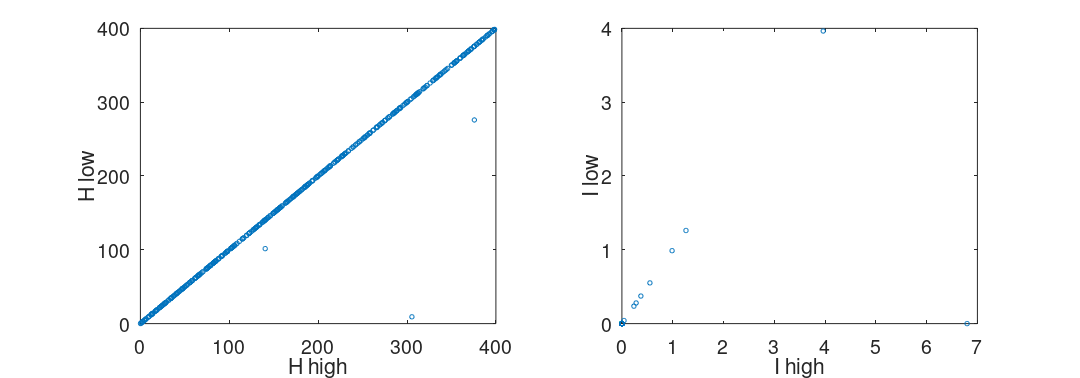
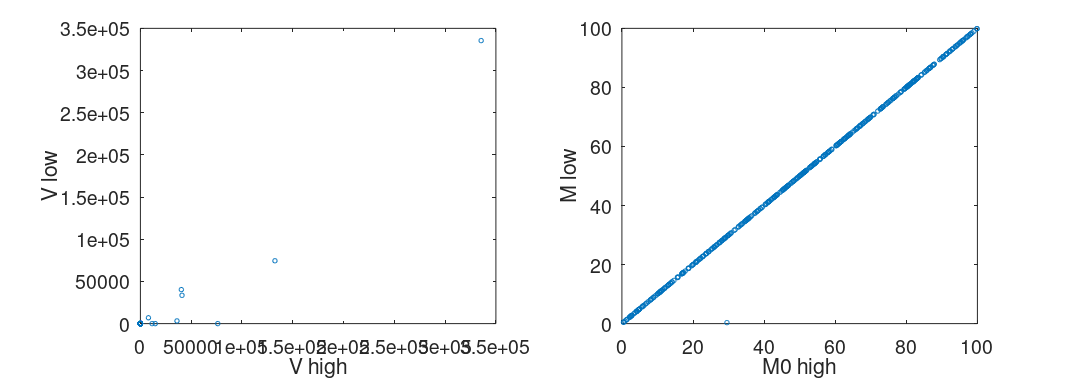
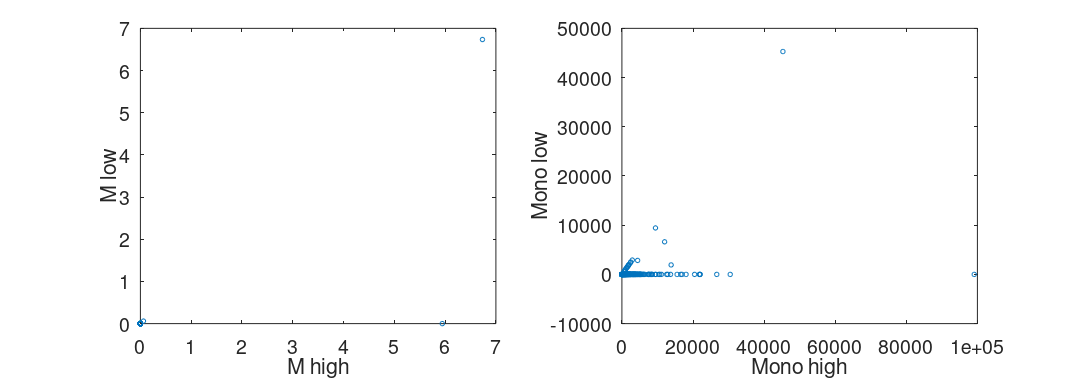
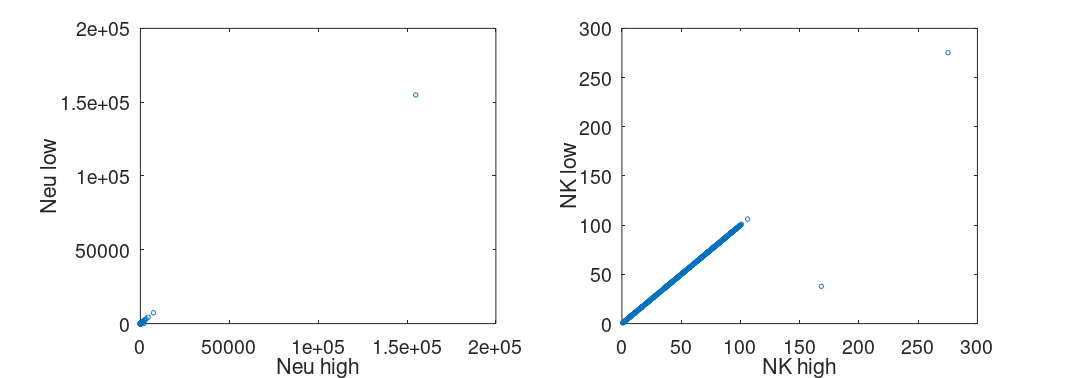

The MATLAB source for these figures, in order:
% plot distribution of variables at different parameters
multi_ss = importdata('merged_multi_ss_488.txt');

%%%%%%%%%%%%%%%%%%%%%%%%%%%%%%%%%%%%%%%%%%%%%%%%%%%%%%%%%%%%%%%%%%%%%%%%%%%
% plot figures
figure;
xSize = 20; X=xSize; ySize = 7;xLeft = (xSize-xSize)/2; Y=ySize; yTop = (ySize-ySize)/2;
set(gcf,'PaperPosition',[xLeft yTop xSize ySize]);set(gcf,'Position',[X Y xSize*50 ySize*55]);
hold on;
subplot(1,2,1); hold on; set(gca,'Fontsize',26); box on;
scatter(multi_ss(:, 3), multi_ss(:, 4)); hold on;
xlabel('H high'); ylabel('H low');
hold on;

subplot(1,2,2); hold on; set(gca,'Fontsize',26); box on;
scatter(multi_ss(:, 5), multi_ss(:, 6)); hold on;
xlabel('I high'); ylabel('I low');
hold off;

% plot figures
figure;
xSize = 20; X=xSize; ySize = 7;xLeft = (xSize-xSize)/2; Y=ySize; yTop = (ySize-ySize)/2;
set(gcf,'PaperPosition',[xLeft yTop xSize ySize]);set(gcf,'Position',[X Y xSize*50 ySize*55]);
hold on;
subplot(1,2,1); hold on; set(gca,'Fontsize',26); box on;
scatter(multi_ss(:, 7), multi_ss(:, 8)); hold on;
xlabel('V high'); ylabel('V low');
hold on;

subplot(1,2,2); hold on; set(gca,'Fontsize',26); box on;
scatter(multi_ss(:, 9) + multi_ss(:, 11), multi_ss(:, 10) +multi_ss(:, 12)); hold on;
xlabel('M0 high'); ylabel('M low');
hold off;

% plot figures
figure;
xSize = 20; X=xSize; ySize = 7;xLeft = (xSize-xSize)/2; Y=ySize; yTop = (ySize-ySize)/2;
set(gcf,'PaperPosition',[xLeft yTop xSize ySize]);set(gcf,'Position',[X Y xSize*50 ySize*55]);
hold on;
subplot(1,2,1); hold on; set(gca,'Fontsize',26); box on;
scatter(multi_ss(:, 11), multi_ss(:, 12)); hold on;
xlabel('M high'); ylabel('M low');
hold on;

subplot(1,2,2); hold on; set(gca,'Fontsize',26); box on;
scatter(multi_ss(:, 13), multi_ss(:, 14)); hold on;
xlabel('Mono high'); ylabel('Mono low');
hold off;

% plot figures
figure;
xSize = 20; X=xSize; ySize = 7;xLeft = (xSize-xSize)/2; Y=ySize; yTop = (ySize-ySize)/2;
set(gcf,'PaperPosition',[xLeft yTop xSize ySize]);set(gcf,'Position',[X Y xSize*50 ySize*55]);
hold on;
subplot(1,2,1); hold on; set(gca,'Fontsize',26); box on;
scatter(multi_ss(:, 15), multi_ss(:, 16)); hold on;
xlabel('Neu high'); ylabel('Neu low');
hold on;

subplot(1,2,2); hold on; set(gca,'Fontsize',26); box on;
scatter(multi_ss(:, 25), multi_ss(:, 26)); hold on;
xlabel('NK high'); ylabel('NK low');
hold off;

% plot figures
figure;
xSize = 20; X=xSize; ySize = 7;xLeft = (xSize-xSize)/2; Y=ySize; yTop = (ySize-ySize)/2;
set(gcf,'PaperPosition',[xLeft yTop xSize ySize]);set(gcf,'Position',[X Y xSize*50 ySize*55]);
hold on;
subplot(1,2,1); hold on; set(gca,'Fontsize',26); box on;
scatter(multi_ss(:, 27), multi_ss(:, 28)); hold on;
xlabel('T high'); ylabel('T low');
hold on;

subplot(1,2,2); hold on; set(gca,'Fontsize',26); box on;
scatter(multi_ss(:, 29), multi_ss(:, 30)); hold on;
xlabel('TE high'); ylabel('TE low');
hold off;

% plot figures
figure;
xSize = 20; X=xSize; ySize = 7;xLeft = (xSize-xSize)/2; Y=ySize; yTop = (ySize-ySize)/2;
set(gcf,'PaperPosition',[xLeft yTop xSize ySize]);set(gcf,'Position',[X Y xSize*50 ySize*55]);
hold on;
subplot(1,2,1); hold on; set(gca,'Fontsize',26); box on;
scatter(multi_ss(:, 17), multi_ss(:, 18)); hold on;
xlabel('IL1b high'); ylabel('IL1b low');
hold on;

subplot(1,2,2); hold on; set(gca,'Fontsize',26); box on;
scatter(multi_ss(:, 21), multi_ss(:, 22)); hold on;
xlabel('CCL2 high'); ylabel('CCL2 low');
hold off;

% plot figures
figure;
xSize = 20; X=xSize; ySize = 7;xLeft = (xSize-xSize)/2; Y=ySize; yTop = (ySize-ySize)/2;
set(gcf,'PaperPosition',[xLeft yTop xSize ySize]);set(gcf,'Position',[X Y xSize*50 ySize*55]);
hold on;
subplot(1,2,1); hold on; set(gca,'Fontsize',26); box on;
scatter(multi_ss(:, 19), multi_ss(:, 20)); hold on;
xlabel('IL10 high'); ylabel('IL10 low');
hold on;

subplot(1,2,2); hold on; set(gca,'Fontsize',26); box on;
scatter(multi_ss(:, 23), multi_ss(:, 24)); hold on;
xlabel('CXCL5 high'); ylabel('CXCL5 low');
hold off;